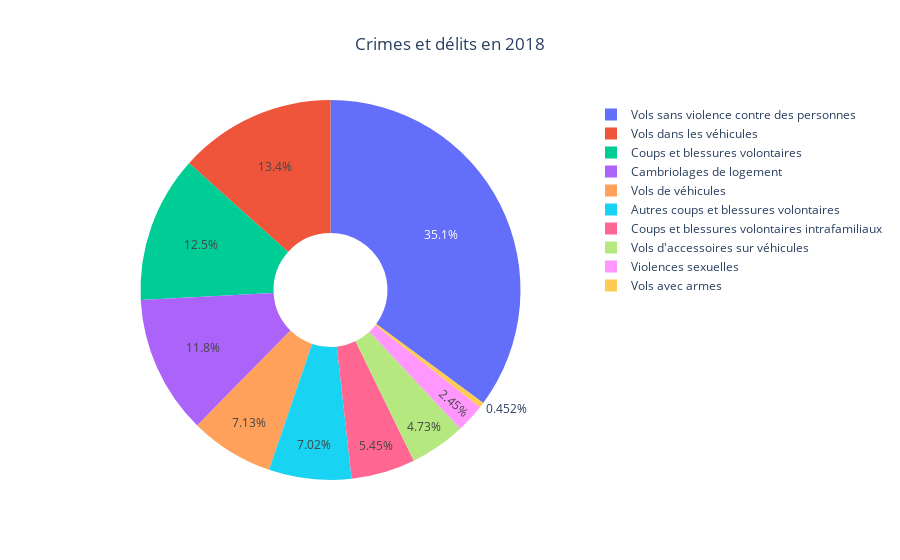

Notebook code cell kept with this figure:
### Code cell
labels = ['Cambriolages de logement', 'Violences sexuelles', 'Coups et blessures volontaires', 'Coups et blessures volontaires intrafamiliaux', 'Autres coups et blessures volontaires', 'Vols avec armes', "Vols d'accessoires sur véhicules", 'Vols dans les véhicules', 'Vols de véhicules', 'Vols sans violence contre des personnes']
values = [237608, 49425, 251333, 109905, 141428, 9118, 95405, 269337, 143800, 708118]

fig = go.Figure(data=[go.Pie(labels=labels, values=values, hole=0.3)])

fig.update_layout(title_text='Crimes et délits en 2018', title_x=0.5)

fig.show()

### Figure 1 — Plotly figure (JSON) as saved in the notebook; plotly's stock layout.template omitted (floating-point values rounded to 4 significant figures)
{"data": [{"hole": 0.3, "labels": ["Cambriolages de logement", "Violences sexuelles", "Coups et blessures volontaires", "Coups et blessures volontaires intrafamiliaux", "Autres coups et blessures volontaires", "Vols avec armes", "Vols d'accessoires sur véhicules", "Vols dans les véhicules", "Vols de véhicules", "Vols sans violence contre des personnes"], "type": "pie", "values": [237608, 49425, 251333, 109905, 141428, 9118, 95405, 269337, 143800, 708118]}], "layout": {"title": {"text": "Crimes et délits en 2018", "x": 0.5}}}
